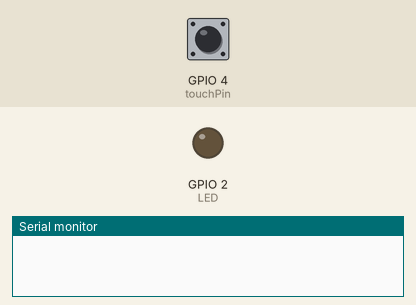
Simulated run of this sketch. Board: ESP32. Shown: output pins drawn as LEDs (lit = HIGH), the last lines printed to the serial monitor. The test bench sets the inputs (shaded band); at power-on: GPIO 4 (touchPin) LOW.

Above: at 1.2 s.
1.3 s: GPIO 4 (touchPin) pulled HIGH for 0.15 s
At 1.4 s:
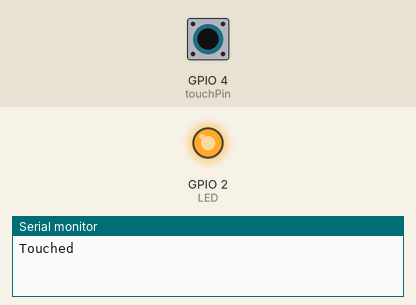
3.0 s: GPIO 4 (touchPin) pulled HIGH for 3.2 s
At 7.6 s:
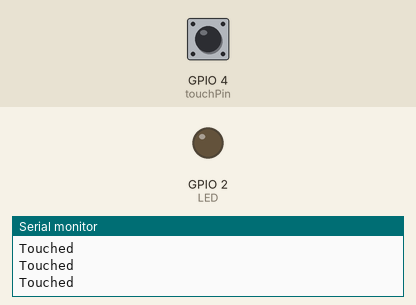
Timing chart, 0 to 9.1 s (numbered marks = the images above; inputs shaded):
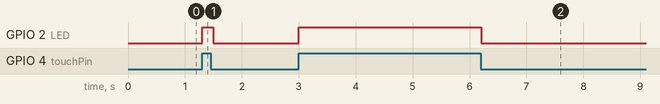

The sketch:

TTP223_ESP32.ino
```cpp
#define LED 2

int touchPin = 4;// connect output from TTP223 to this
int val = 0;
//int relayPin = 8;// Connected to relay

void setup() {
 Serial.begin(9600);
 pinMode(touchPin, INPUT);
  pinMode(LED, OUTPUT);

}

void loop() {
  digitalWrite(LED, LOW);
  val = digitalRead(touchPin);
  if(val ==1){
  Serial.println("Touched");
  digitalWrite(LED, HIGH);
  }
  delay(100);
  //Serial.println();
}
```

Measured:
- after the input at 1.3 s, GPIO 2 (LED): LOW → HIGH at once, → LOW 0.20 s later
- after the input at 3.0 s, GPIO 2 (LED): LOW → HIGH at once, → LOW 3.2 s later
